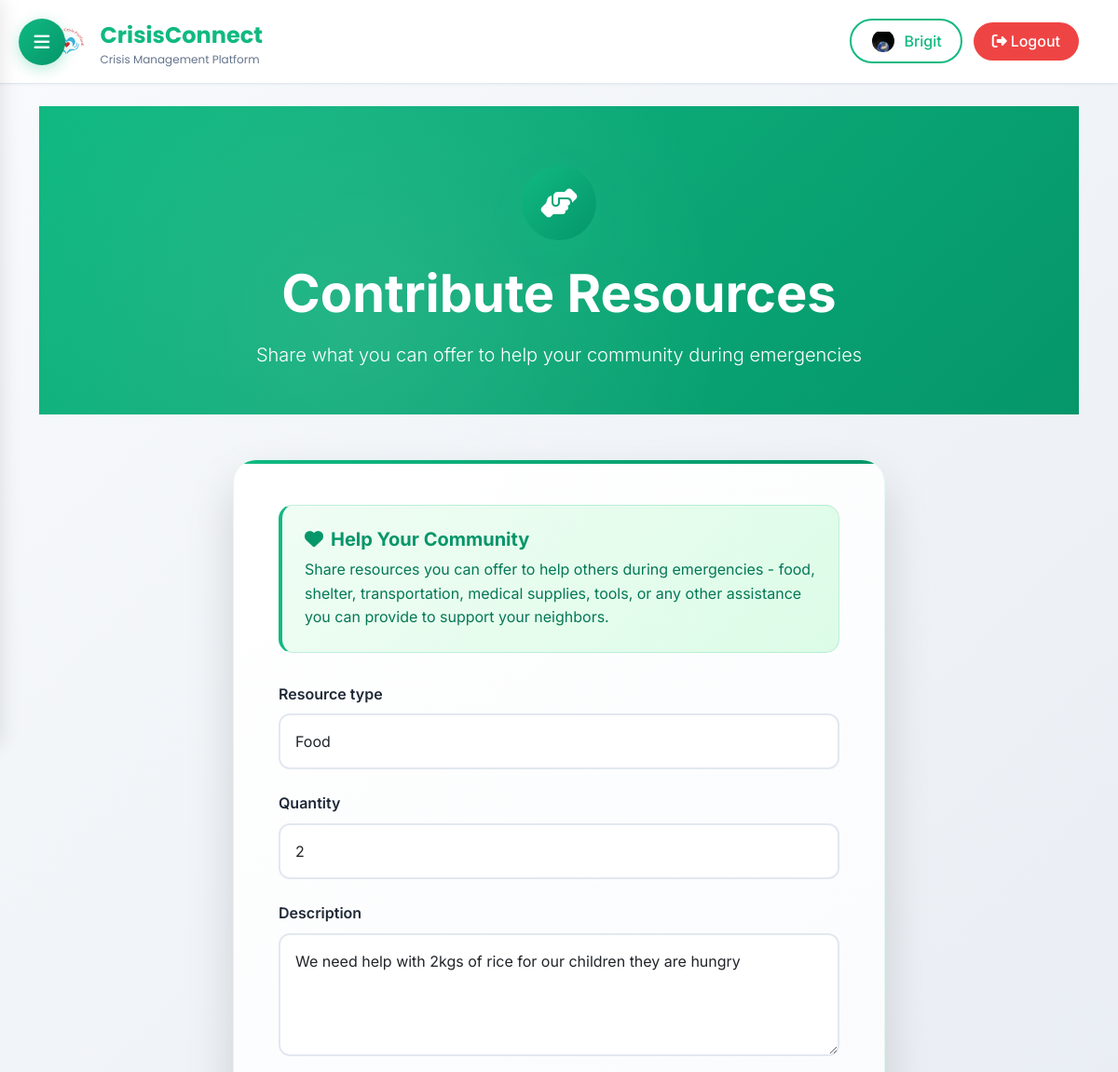
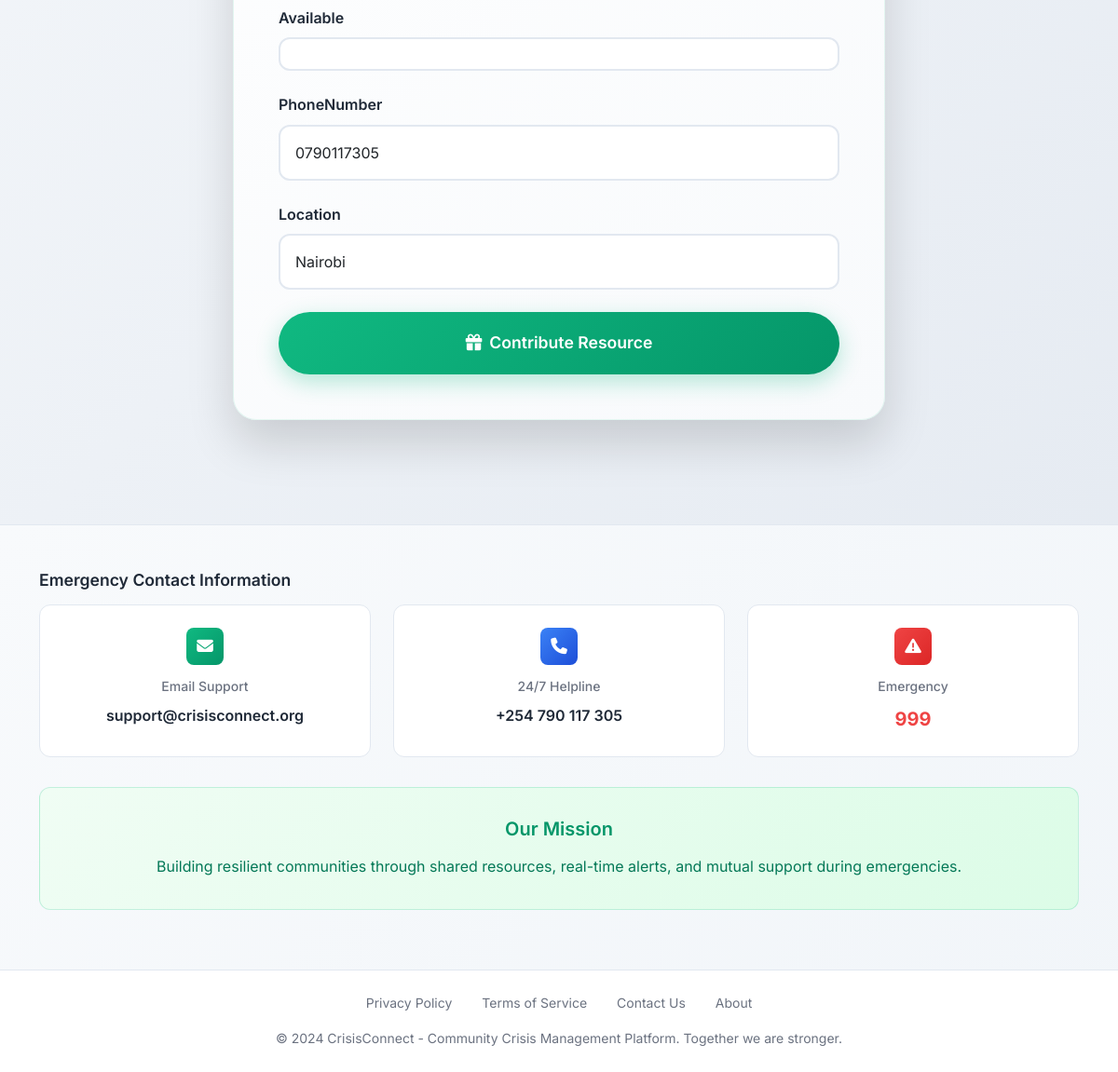
Screenshot of /resource/edit/1/ (signed in) with the database file from the repository (2 pictures, top to bottom).
### App/models.py (models this page shows, shortened)
class Profile(models.Model):
    ACCOUNT_TYPES = [
        ('community', 'Community Member'),
        ('donor', 'Donor/Supporter'),
    ]
    DONOR_TIERS = [
        ('basic', 'Basic Supporter'),
        ('standard', 'Standard Donor'),
        ('premium', 'Premium Supporter'),
    ]
    user = models.OneToOneField(User, on_delete=models.CASCADE)
    phoneNumber = models.CharField(
        max_length=17,
        default=' ',
        validators=[RegexValidator(regex=r'^\d*$', message='Only numeric values are allowed')]
    )
    location = models.CharField(max_length=100, blank=True, default=' ')
    bio = models.TextField(default='Bio information not provided')
    email = models.EmailField(default='example@example.com')
    profile_picture = models.ImageField(upload_to='profile_pics/', blank=True, null=True)
    first_name = models.CharField(max_length=100, default='')
    last_name = models.CharField(max_length=100, default='')
    is_verified = models.BooleanField(default=False)
    verification_requested = models.BooleanField(default=False)
    account_type = models.CharField(max_length=50, choices=ACCOUNT_TYPES, default='community')
    donor_tier = models.CharField(max_length=50, choices=DONOR_TIERS, blank=True, null=True)
    monthly_contribution = models.DecimalField(max_digits=10, decimal_places=2, default=0.00)
    total_donated = models.DecimalField(max_digits=10, decimal_places=2, default=0.00)
    donor_since = models.DateTimeField(blank=True, null=True)

class Resource(models.Model):
    RESOURCE_TYPES = [
        ('Food', 'Food'),
        ('Water', 'Water'),
        ('Clothes', 'Clothes'),
        ('Shelter', 'Shelter'),
        ('Medical', 'Medical'),
        ('Transportation', 'Transportation'),
        ('Tools', 'Tools'),
        ('Other', 'Other'),
    ]
    contributor = models.ForeignKey(User, on_delete=models.CASCADE)  # Who contributed
    resource_type = models.CharField(max_length=100, choices=RESOURCE_TYPES)
    quantity = models.PositiveIntegerField(blank=True, null=True)
    description = models.TextField()
    phoneNumber = models.CharField(
        max_length=17,
        validators=[RegexValidator(regex=r'^\d+$', message='Only numeric values are allowed')]
    )
    location = models.CharField(max_length=200)
    is_approved = models.BooleanField(default=False)  # Admin approval status
    date_contributed = models.DateTimeField(auto_now_add=True)
    is_allocated = models.BooleanField(default=False)  # Optional: if resource is already allocated
    available = models.BooleanField(default=True)
    STATUS_CHOICES = [('pending', 'Pending'), ('approved', 'Approved'), ('rejected', 'Rejected')]
    status = models.CharField(max_length=50, choices=STATUS_CHOICES, default='pending')

### App/views.py (the view)
# urls.py: path('resource/edit/<int:pk>/', ResourceUpdateView.as_view(), name='resource_update'),
class ResourceUpdateView(LoginRequiredMixin, UpdateView):
    model = Resource
    form_class = ResourceForm
    template_name = 'App/resource_form.html'
    success_url = reverse_lazy('resource_list')

### App/forms.py
class ResourceForm(forms.ModelForm):
    class Meta:
        model = Resource
        fields = ['resource_type', 'quantity', 'description', 'available', 'phoneNumber', 'location']

### App/templates/App/resource_form.html (shortened to what this page needs)
{% extends 'App/base.html' %}
{% block content %}
<div class="page-header">
    <div class="container" style="position: relative; z-index: 2;">
        <div class="contribution-icon">
            <i class="fas fa-hands-helping"></i>
        </div>
        <h1 class="display-4 fw-bold mb-3">Contribute Resources</h1>
        <p class="lead fs-5">Share what you can offer to help your community during emergencies</p>
    </div>
</div>
<section class="py-5">
    <div class="container">
        {% if submitted %}
            <div class="success-card">
                <div style="width: 80px; height: 80px; background: linear-gradient(135deg, #22c55e, #16a34a); border-radius: 50%; display: flex; align-items: center; justify-content: center; margin: 0 auto 2rem; color: white; font-size: 2rem;">
                    <i class="fas fa-check-circle"></i>
                </div>
                <h3 class="fw-bold mb-3" style="color: #166534;">Resource Successfully Contributed!</h3>
                <p class="mb-4" style="color: #15803d;">Thank you for your generosity! Your resource has been submitted and is pending admin approval. You'll be notified once it's approved and available to the community.</p>
                <div class="d-flex flex-wrap justify-content-center gap-3">
                    <a href="{% url 'resource_list' %}" class="btn-action btn-primary">
                        <i class="fas fa-list me-2"></i>View All Resources
                    </a>
                    <a href="{% url 'home' %}" class="btn-action btn-success">
                        <i class="fas fa-home me-2"></i>Go to Home
                    </a>
                    <a href="{% url 'resource_create' %}" class="btn-action btn-secondary">
                        <i class="fas fa-plus me-2"></i>Contribute Another
                    </a>
                </div>
            </div>
        {% else %}
            <div class="resource-form">
                <div class="info-card">
                    <h5 class="fw-bold mb-2" style="color: #059669;"><i class="fas fa-heart me-2"></i>Help Your Community</h5>
                    <p class="mb-0" style="color: #047857;">Share resources you can offer to help others during emergencies - food, shelter, transportation, medical supplies, tools, or any other assistance you can provide to support your neighbors.</p>
                </div>
                <form method="post">
                    {% for field in form %}
                        <div class="form-group">
                            <label class="form-label">{{ field.label }}</label>
                            {% if field.name == 'description' %}
                                <textarea name="{{ field.name }}" class="form-control" rows="4" placeholder="Describe the resource you're offering in detail..." required>{{ field.value|default:'' }}</textarea>
                            {% elif field.name == 'resource_type' %}
                                <select name="{{ field.name }}" class="form-control" required>
                                    {% for choice in field.field.choices %}
                                        <option value="{{ choice.0 }}" {% if field.value == choice.0 %}selected{% endif %}>{{ choice.1 }}</option>
                                    {% endfor %}
                                </select>
                            {% else %}
                                <input type="{% if field.field.widget.input_type %}{{ field.field.widget.input_type }}{% else %}text{% endif %}" name="{{ field.name }}" class="form-control" value="{{ field.value|default:'' }}" {% if field.field.required %}required{% endif %} placeholder="{{ field.label }}...">
                            {% endif %}
                        </div>
                    {% endfor %}
                    <button type="submit" class="btn-submit">
                        <i class="fas fa-gift me-2"></i>Contribute Resource
                    </button>
                </form>
            </div>
        {% endif %}
    </div>
</section>
{% endblock %}

### App/templates/App/base.html (shortened to what this page needs)
{% load static %}
<!DOCTYPE html>
<html lang="en">
<head>
    <link href="https://cdn.jsdelivr.net/npm/bootstrap@5.3.3/dist/css/bootstrap.min.css" rel="stylesheet">
    <link href="https://cdnjs.cloudflare.com/ajax/libs/font-awesome/6.4.0/css/all.min.css" rel="stylesheet">
</head>
<body>
    <div class="main-content">
    <button class="hamburger-menu" onclick="toggleSidebar()">
        <i class="fas fa-bars"></i>
    </button>
    <nav class="navbar-modern">
        <div class="container">
            <div class="d-flex justify-content-between align-items-center w-100">
                <a class="navbar-brand" href="{% url 'home' %}" style="display: flex; align-items: center;">
                    <img src="{% static 'images/community4.png' %}" alt="CrisisConnect Logo" style="height: 40px; margin-right: 0.5rem;">
                    <div>
                        <div class="navbar-brand-text" style="font-weight: 700; font-size: 1.5rem;">CrisisConnect</div>
                        <div class="navbar-brand-tagline" style="font-size: 0.75rem; color: var(--text-secondary); font-weight: 400; line-height: 1;">Crisis Management Platform</div>
                    </div>
                </a>
                {% if 'password_reset' not in request.path and 'reset' not in request.path %}
                <div class="auth-buttons">
                    {% if user.is_authenticated %}
                        <a href="{% url 'profile_detail' %}" class="btn-auth btn-login" style="display: flex; align-items: center; gap: 0.5rem;" title="Profile - {{ user.username }}">
                            <div style="width: 28px; height: 28px; border-radius: 50%; overflow: hidden; border: 2px solid rgba(255,255,255,0.3);">
                                {% if user.profile.profile_picture %}
                                    <img src="{{ user.profile.profile_picture.url }}" alt="{{ user.username }}" style="width: 100%; height: 100%; object-fit: cover;">
                                {% else %}
                                    <div style="width: 100%; height: 100%; background: linear-gradient(135deg, #10b981, #059669); display: flex; align-items: center; justify-content: center; color: white; font-weight: bold; font-size: 0.8rem;">
                                        {{ user.username|first|upper }}
                                    </div>
                                {% endif %}
                            </div>
                            <span class="btn-text">{{ user.username }}</span>
                        </a>
                        <form method="post" action="{% url 'logout' %}" class="d-inline">
                            <button type="submit" class="btn-logout" title="Logout">
                                <i class="fas fa-sign-out-alt me-1"></i><span class="btn-text">Logout</span>
                            </button>
                        </form>
                    {% endif %}
                </div>
                {% endif %}
            </div>
        </div>
    </nav>
    <div class="container mt-4">
        {% block content %}
        {% endblock %}
    </div>
    {% include 'App/footer.html' %}
    </div>
</body>
</html>

### App/templates/App/base.html (style rules this page uses)
:root { --primary-color: #10b981; --primary-dark: #059669; --secondary-color: #3b82f6; --accent-color: #f59e0b; --danger-color: #ef4444; --warning-color: #f97316; --dark-color: #1f2937; --light-gray: #f8fafc; --border-color: #e2e8f0; --text-primary: #1e293b; --text-secondary: #64748b; --shadow-sm: 0 1px 2px 0 rgb(0 0 0 / 0.05); --shadow-md: 0 4px 6px -1px rgb(0 0 0 / 0.1); --shadow-lg: 0 10px 15px -3px rgb(0 0 0 / 0.1); --gradient-primary: linear-gradient(135deg, #10b981 0%, #059669 100%); --gradient-secondary: linear-gradient(135deg, #3b82f6 0%, #1d4ed8 100%); --gradient-emergency: linear-gradient(135deg, #ef4444 0%, #dc2626 100%); }
* { margin: 0; padding: 0; box-sizing: border-box; }
body { font-family: 'Inter', -apple-system, BlinkMacSystemFont, sans-serif; background: linear-gradient(135deg, #f8fafc 0%, #e2e8f0 100%); color: var(--text-primary); line-height: 1.6; min-height: 100vh; }
.navbar-modern { background: rgba(255, 255, 255, 0.95); backdrop-filter: blur(20px); border-bottom: 1px solid var(--border-color); padding: 1.2rem 0; position: sticky; top: 0; z-index: 1000; box-shadow: var(--shadow-sm); transition: all 0.4s cubic-bezier(0.25, 0.46, 0.45, 0.94); }
.hamburger-menu { position: fixed; top: 20px; left: 20px; background: var(--gradient-primary); border: none; width: 50px; height: 50px; border-radius: 50%; color: white; font-size: 1.2rem; cursor: pointer; z-index: 10001; box-shadow: 0 4px 15px rgba(16, 185, 129, 0.3); transition: all 0.4s cubic-bezier(0.25, 0.46, 0.45, 0.94); }
.navbar-brand img { transition: all 0.4s cubic-bezier(0.25, 0.46, 0.45, 0.94); }
.navbar-brand-text { transition: all 0.4s cubic-bezier(0.25, 0.46, 0.45, 0.94); }
.navbar-brand-tagline { transition: all 0.4s cubic-bezier(0.25, 0.46, 0.45, 0.94); opacity: 1; }
.navbar-brand { font-family: 'Poppins', sans-serif; font-weight: 700; font-size: 1.5rem; color: var(--primary-color) !important; text-decoration: none; }
.main-content { transition: margin-left 0.4s cubic-bezier(0.25, 0.46, 0.45, 0.94); }
.auth-buttons { display: flex; gap: 0.75rem; align-items: center; transition: all 0.4s cubic-bezier(0.25, 0.46, 0.45, 0.94); }
.btn-auth { padding: 0.5rem 1.25rem; border-radius: 25px; font-weight: 500; text-decoration: none; transition: all 0.3s ease; border: 2px solid transparent; }
.btn-login { color: var(--primary-color); border-color: var(--primary-color); }
.btn-logout { background: var(--danger-color); color: white; border: none; padding: 0.5rem 1.25rem; border-radius: 25px; font-weight: 500; cursor: pointer; transition: all 0.3s ease; }

### rows the page displays
Resource: resource_type "Food", description "We need help with 2kgs of rice for our children they are hungry", phoneNumber "0790117305" "Nairobi"

### other values shown
{{ user.username }} "Brigit"
{{ field.label }} "Resource type" "Quantity" "Description" "Available" "PhoneNumber" "Location"
